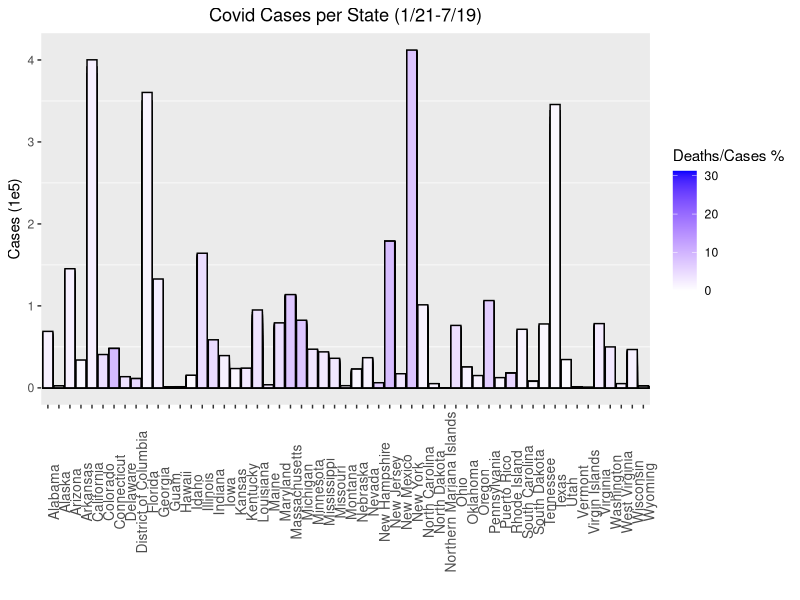

This figure's R source:
## ---- chunk 1
setwd("C:\\Users\\Cassandra\\Documents\\SummerR\\HW03")
#install.packages("ggplot2")
library(ggplot2)
#install.packages("viridis")  # Install
library("viridis")           # Load

us_states <- read.csv(file="us-states.csv", head=TRUE, sep=",")

state  <- us_states$state
cases  <- us_states$cases
date   <- us_states$date
deaths <- us_states$deaths
percent <- deaths/cases
#comb    <- cbind(date, cases, state)

## ---- chunk 2

# ggplot(us_states, aes(date,cases,color=state,group=state))+
#   geom_point()+
#   scale_y_continuous( "Covid Cases (thousand)",
#     breaks = c(0e+00, 1e+05, 2e+05, 3e+05, 4e+05),
#     labels = c('0', '10', '20', '30', '40')
#   )


ggplot(us_states, aes(x=state, y=cases, fill=percent*100))+
  geom_bar(
    stat="identity",
    position=position_dodge(),
    color="black"
  ) +
  theme(
    plot.title=element_text(hjust=0.5),
    axis.text.x = element_text(angle = 90, size=10),
    panel.grid.major=element_blank()
  )+
  scale_y_continuous( 
    "Cases (1e5)",
    breaks = c(0e+00, 1e+05, 2e+05, 3e+05, 4e+05),
    labels = c('0', '1', '2', '3', '4')
  )+
  labs(x = "", fill = "Deaths/Cases %")+
  scale_fill_gradient(low = "white", high = "blue")+
  ggtitle("Covid Cases per State (1/21-7/19)")

  




